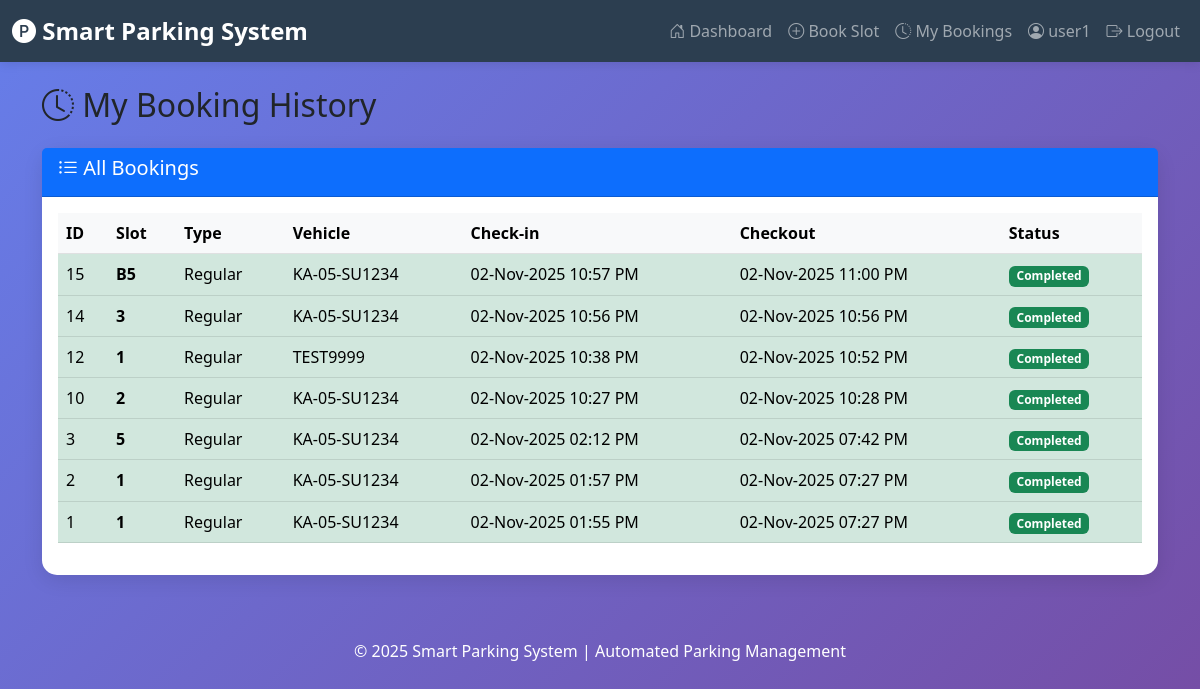
/user/bookings (signed in), run on the app's committed database.
### tables this page shows
CREATE TABLE bookings (
                    id INTEGER PRIMARY KEY AUTOINCREMENT,
                    user_id INTEGER NOT NULL,
                    slot_id INTEGER NOT NULL,
                    vehicle_number TEXT NOT NULL,
                    booking_time TIMESTAMP DEFAULT CURRENT_TIMESTAMP,
                    checkout_time TIMESTAMP,
                    status TEXT DEFAULT 'Active', package_type TEXT DEFAULT 'Hourly', package_cost REAL DEFAULT 50, expected_duration REAL DEFAULT 1, actual_cost REAL,
                    FOREIGN KEY (user_id) REFERENCES users(id),
                    FOREIGN KEY (slot_id) REFERENCES slots(id)
                );

CREATE TABLE slots (
                    id INTEGER PRIMARY KEY AUTOINCREMENT,
                    slot_number TEXT UNIQUE NOT NULL,
                    slot_type TEXT DEFAULT 'Regular',
                    status TEXT DEFAULT 'Available',
                    floor INTEGER DEFAULT 1,
                    created_at TIMESTAMP DEFAULT CURRENT_TIMESTAMP
                );

### app.py (the view)
@app.route('/user/bookings')
@login_required
def user_bookings():
    user_id = session.get('user_id')
    bookings = booking_manager.get_user_bookings(user_id)
    formatted_bookings = []
    for booking in bookings:
        formatted_bookings.append({
            'id': booking[0],
            'slot_number': booking[1],
            'slot_type': booking[2],
            'vehicle_number': booking[3],
            'booking_time': Helper.format_datetime(booking[4]),
            'checkout_time': Helper.format_datetime(booking[5]) if booking[5] else 'Active',
            'status': booking[6]
        })
    return render_template('user/bookings.html', bookings=formatted_bookings)

### app.py (called while the page is built)
def login_required(f):
    @wraps(f)
    def decorated_function(*args, **kwargs):
        if 'user_id' not in session:
            flash('Please login to access this page', 'warning')
            return redirect(url_for('login'))
        return f(*args, **kwargs)
    return decorated_function

### database/db_manager.py (called while the page is built)
    def fetch_all(self, query, params=()):
        try:
            self.cursor.execute(query, params)
            return self.cursor.fetchall()
        except sqlite3.Error as e:
            print(f"Fetch error: {e}")
            return []

### utils/helpers.py (called while the page is built)
    @staticmethod
    def format_datetime(dt_string):
        if not dt_string:
            return "N/A"
        try:
            dt = datetime.strptime(dt_string, "%Y-%m-%d %H:%M:%S")
            return dt.strftime("%d-%b-%Y %I:%M %p")
        except:
            return dt_string

### templates/user/bookings.html (shortened to what this page needs)
{% extends "base.html" %}
{% block content %}
<h2 class="mb-4"><i class="bi bi-clock-history"></i> My Booking History</h2>
<div class="card">
    <div class="card-header bg-primary text-white">
        <h5><i class="bi bi-list-ul"></i> All Bookings</h5>
    </div>
    <div class="card-body">
        {% if bookings %}
            <div class="table-responsive">
                <table class="table table-hover">
                    <thead class="table-light">
                        <tr>
                            <th>ID</th>
                            <th>Slot</th>
                            <th>Type</th>
                            <th>Vehicle</th>
                            <th>Check-in</th>
                            <th>Checkout</th>
                            <th>Status</th>
                        </tr>
                    </thead>
                    <tbody>
                        {% for booking in bookings %}
                            <tr class="{% if booking.status == 'Active' %}table-warning{% else %}table-success{% endif %}">
                                <td>{{ booking.id }}</td>
                                <td><strong>{{ booking.slot_number }}</strong></td>
                                <td>{{ booking.slot_type }}</td>
                                <td>{{ booking.vehicle_number }}</td>
                                <td>{{ booking.booking_time }}</td>
                                <td>{{ booking.checkout_time }}</td>
                                <td>
                                    {% if booking.status == 'Active' %}
                                        <span class="badge bg-warning">{{ booking.status }}</span>
                                    {% else %}
                                        <span class="badge bg-success">{{ booking.status }}</span>
                                    {% endif %}
                                </td>
                            </tr>
                        {% endfor %}
                    </tbody>
                </table>
            </div>
        {% endif %}
    </div>
</div>
{% endblock %}

### templates/base.html (style rules this page uses)
:root { --primary-color: #2C3E50; --secondary-color: #34495E; --success-color: #27AE60; --warning-color: #F39C12; --danger-color: #E74C3C; --info-color: #3498DB; }
body { background: linear-gradient(135deg, #667eea 0%, #764ba2 100%); min-height: 100vh; font-family: 'Segoe UI', Tahoma, Geneva, Verdana, sans-serif; }
.card { border-radius: 15px; box-shadow: 0 5px 20px rgba(0,0,0,0.1); border: none; }

### data on the page
bookings: id "15", slot_number "B5", slot_type "Regular", vehicle_number "KA-05-SU1234", booking_time "02-Nov-2025 10:57 PM", checkout_time "02-Nov-2025 11:00 PM", status "Completed"
bookings: id "14", slot_number "3", slot_type "Regular", vehicle_number "KA-05-SU1234", booking_time "02-Nov-2025 10:56 PM", checkout_time "02-Nov-2025 10:56 PM", status "Completed"
bookings: id "12", slot_number "1", slot_type "Regular", vehicle_number "TEST9999", booking_time "02-Nov-2025 10:38 PM", checkout_time "02-Nov-2025 10:52 PM", status "Completed"
bookings: id "10", slot_number "2", slot_type "Regular", vehicle_number "KA-05-SU1234", booking_time "02-Nov-2025 10:27 PM", checkout_time "02-Nov-2025 10:28 PM", status "Completed"
bookings: id "3", slot_number "5", slot_type "Regular", vehicle_number "KA-05-SU1234", booking_time "02-Nov-2025 02:12 PM", checkout_time "02-Nov-2025 07:42 PM", status "Completed"
bookings: id "2", slot_number "1", slot_type "Regular", vehicle_number "KA-05-SU1234", booking_time "02-Nov-2025 01:57 PM", checkout_time "02-Nov-2025 07:27 PM", status "Completed"
bookings: id "1", slot_number "1", slot_type "Regular", vehicle_number "KA-05-SU1234", booking_time "02-Nov-2025 01:55 PM", checkout_time "02-Nov-2025 07:27 PM", status "Completed"

### other printed values
{{ session.username }} "user1"
